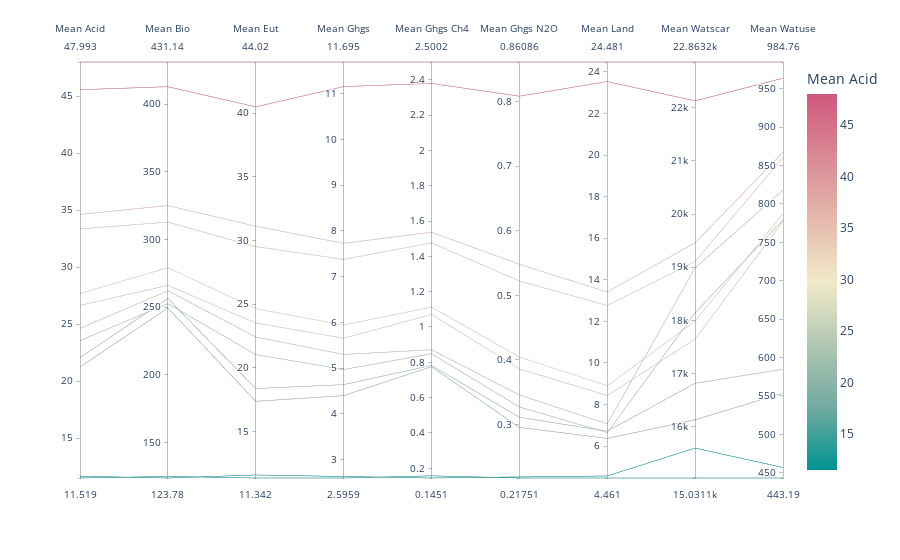

The code cell stored with this chart in its notebook:
### Code cell
import pandas as pd
import plotly.express as px

# Load the data
data = pd.read_csv('Transposed_Raincloud.csv')
data_transposed = data.set_index('diet_group').transpose().reset_index().rename(columns={'index': 'Diet Type'})

# Plot a parallel coordinates plot
fig = px.parallel_coordinates(data_transposed, 
                              dimensions=data_transposed.columns[1:],  # Use all columns except 'Diet Type'
                              color=data_transposed.columns[1],  # Use the first numerical column for color mapping
                              labels={col: col.replace('_', ' ').title() for col in data_transposed.columns},
                              color_continuous_scale=px.colors.diverging.Tealrose)

# Show the plot
fig.show()

# Load the data
data = pd.read_csv('Raincloud.csv')

# Clean the data by removing unwanted columns, assuming here we're removing all columns named 'Unnamed'
data_cleaned = data.drop(columns=[col for col in data.columns if 'Unnamed' in col])

# Set the diet group names as index
data_cleaned.set_index('diet_group', inplace=True)

# Calculate the standard deviation for each diet group across all environmental factors
standard_deviations = data_cleaned.std(axis=1)

top_two_impact_diet_groups = standard_deviations.nlargest(2)

print(f"Names of diet groups with the most significant environmental impact: {top_two_impact_diet_groups.index.tolist()}")

### Figure 1 — Plotly figure (JSON) as saved in the notebook; plotly's stock layout.template omitted (floating-point values rounded to 4 significant figures)
{"data": [{"dimensions": [{"label": "Mean Acid", "values": [23.57, 24.64, 33.37, 34.63, 45.57, 47.99, 26.65, 27.7, 11.52, 11.68, 21.24, 22.08]}, {"label": "Mean Bio", "values": [252.6, 262.1, 312.8, 325.1, 412.9, 431.1, 266.1, 279.1, 125.0, 123.8, 249.4, 256.3]}, {"label": "Mean Eut", "values": [21.04, 22.42, 29.51, 31.12, 40.5, 44.02, 23.52, 24.64, 11.34, 11.58, 17.37, 18.37]}, {"label": "Mean Ghgs", "values": [4.969, 5.298, 7.379, 7.729, 11.16, 11.69, 5.654, 5.941, 2.596, 2.629, 4.398, 4.638]}, {"label": "Mean Ghgs Ch4", "values": [0.8486, 0.8711, 1.476, 1.536, 2.379, 2.5, 1.07, 1.113, 0.1575, 0.1451, 0.775, 0.7826]}, {"label": "Mean Ghgs N2O", "values": [0.3274, 0.3459, 0.5222, 0.5481, 0.808, 0.8609, 0.3863, 0.4047, 0.2175, 0.2191, 0.2958, 0.3114]}, {"label": "Mean Land", "values": [6.642, 7.064, 12.76, 13.41, 23.54, 24.48, 8.427, 8.898, 4.461, 4.56, 6.368, 6.716]}, {"label": "Mean Watscar", "values": [18140.0, 18990.0, 19110.0, 19460.0, 22130.0, 22860.0, 17650.0, 17990.0, 15030.0, 15590.0, 16130.0, 16810.0]}, {"label": "Mean Watuse", "values": [779.1, 818.0, 860.6, 867.2, 963.7, 984.8, 777.4, 787.2, 443.2, 456.8, 553.8, 584.8]}], "domain": {"x": [0, 1], "y": [0, 1]}, "line": {"color": [23.57, 24.64, 33.37, 34.63, 45.57, 47.99, 26.65, 27.7, 11.52, 11.68, 21.24, 22.08], "coloraxis": "coloraxis"}, "name": "", "type": "parcoords"}], "layout": {"coloraxis": {"colorbar": {"title": {"text": "Mean Acid"}}, "colorscale": [[0, "rgb(0, 147, 146)"], [0.1667, "rgb(114, 170, 161)"], [0.3333, "rgb(177, 199, 179)"], [0.5, "rgb(241, 234, 200)"], [0.6667, "rgb(229, 185, 173)"], [0.8333, "rgb(217, 137, 148)"], [1, "rgb(208, 88, 126)"]]}, "legend": {"tracegroupgap": 0}, "margin": {"t": 60}}}
